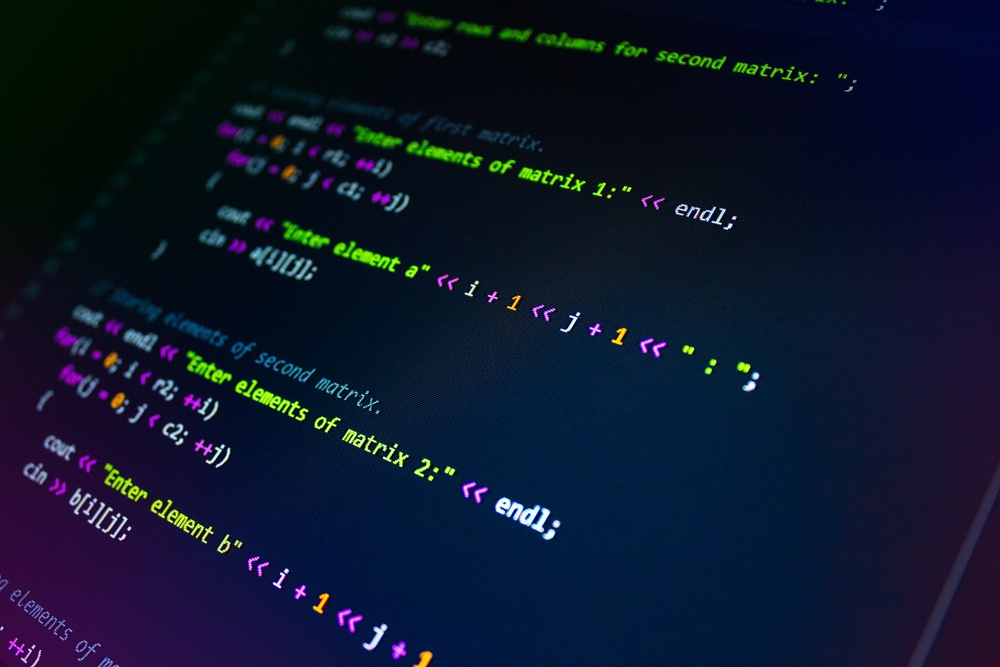
#> input picture codes.jpg, 1000 x 667 px, shrunk from 5184 x 3456 before the run
$ python b-and-white.py
#> lines starting #> are read from the running program, lines starting #| are printed output that depends on the picture
from PIL import Image

def b_and_w(input_image_path, output_image_path):
#> called with input_image_path = 'codes.jpg', output_image_path = 'bw_codes.jpg'
    color_image = Image.open(input_image_path)
#> color_image is the input picture: PIL image 1000x667 RGB; mean R, G, B 13.5, 22.7, 43.4

    bw_image = color_image.convert('L')
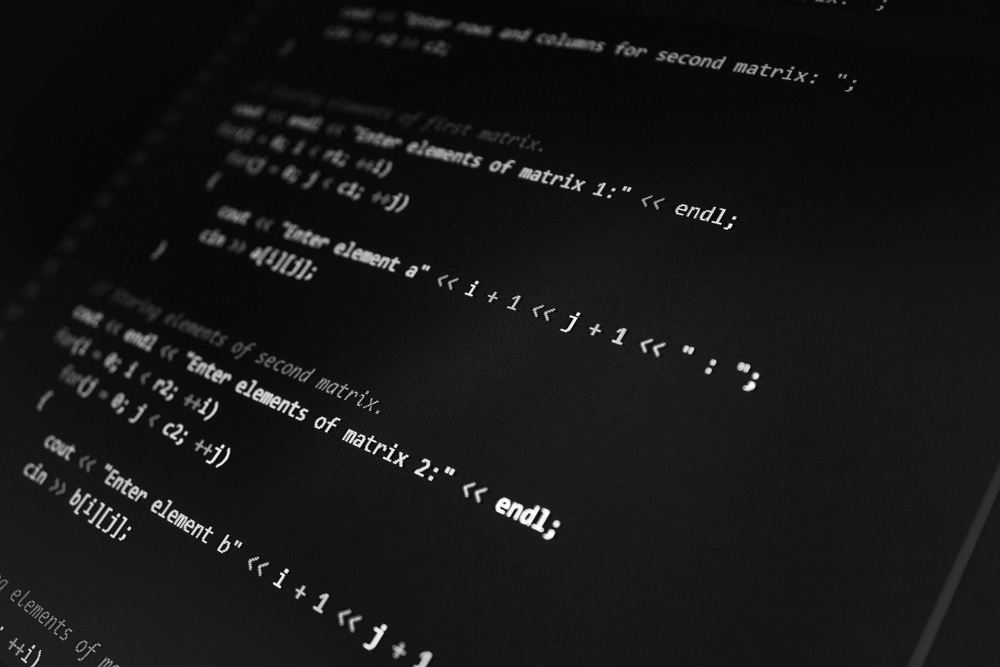
#> bw_image: PIL image 1000x667 L; min 1, max 254, mean 22.3

    bw_image.save(output_image_path)

b_and_w('codes.jpg', 'bw_codes.jpg')
